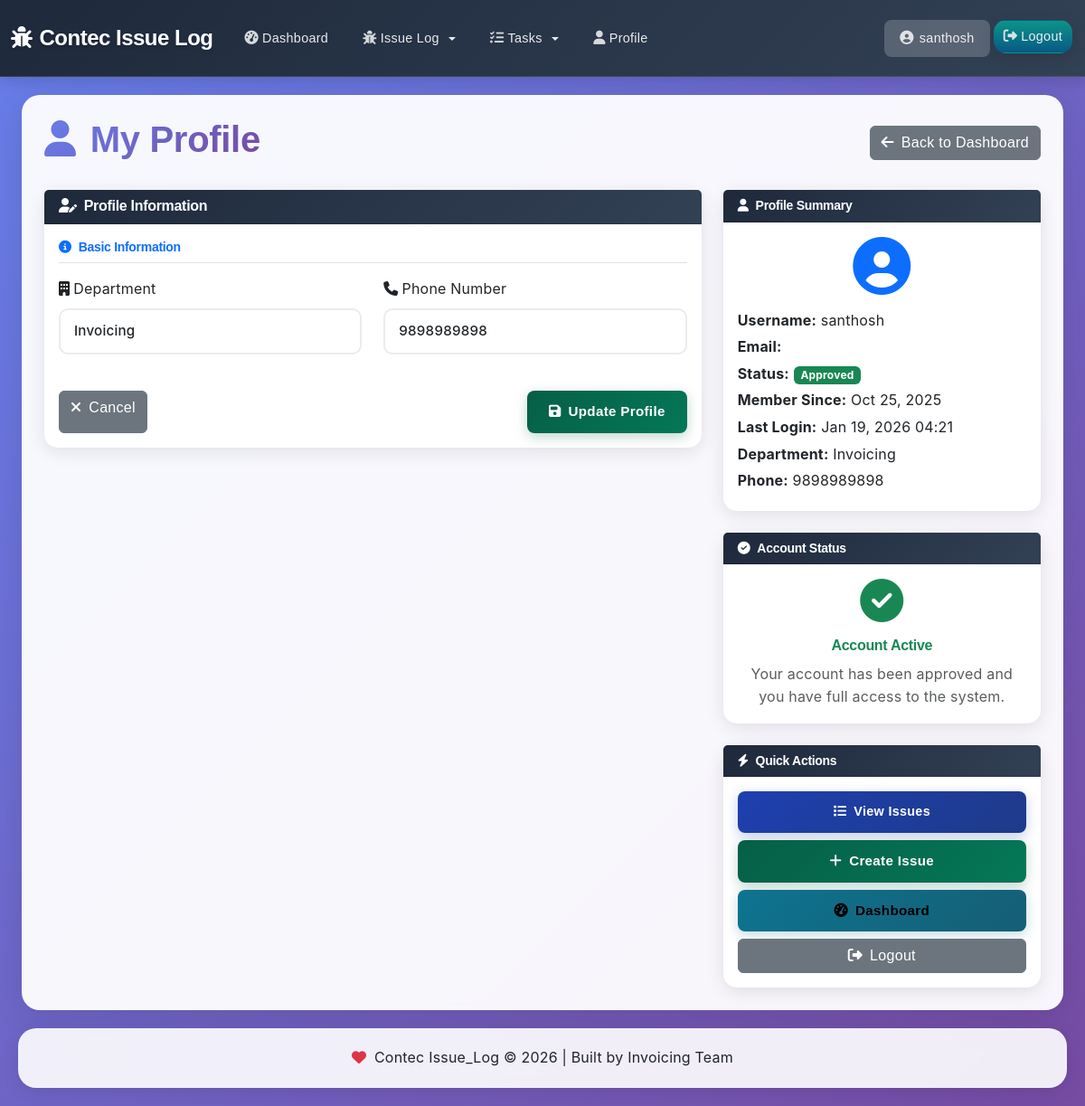
Screenshot of /profile/ (signed in) with the database file from the repository.
### base/models.py (models this page shows, shortened)
class UserProfile(models.Model):
    user = models.OneToOneField(User, on_delete=models.CASCADE, related_name='profile')
    status = models.CharField(
        max_length=20,
        choices=USER_STATUS_CHOICES,
        default='pending',
        verbose_name="Approval Status"
    )
    approved_by = models.ForeignKey(
        User,
        on_delete=models.SET_NULL,
        null=True,
        blank=True,
        related_name='approved_users',
        verbose_name="Approved By"
    )
    approved_at = models.DateTimeField(null=True, blank=True, verbose_name="Approved At")
    rejection_reason = models.TextField(null=True, blank=True, verbose_name="Rejection Reason")
    department = models.CharField(max_length=100, null=True, blank=True, verbose_name="Department")
    phone_number = models.CharField(max_length=20, null=True, blank=True, verbose_name="Phone Number")
    notes = models.TextField(null=True, blank=True, verbose_name="Admin Notes")
    show_tips = models.BooleanField(default=True, verbose_name="Show Tips on Issue Create")
    can_access_approvals = models.BooleanField(default=False, verbose_name="Can Access CR Approvals")
    can_access_issues = models.BooleanField(default=True, verbose_name="Can Access Issues")
    can_access_parts = models.BooleanField(default=False, verbose_name="Can Access Parts Price Book")
    can_access_cr = models.BooleanField(default=False, verbose_name="Can Access Change Requests")
    can_access_tasks = models.BooleanField(default=True, verbose_name="Can Access Tasks")
    can_access_reports = models.BooleanField(default=False, verbose_name="Can Access Reports")
    created_at = models.DateTimeField(auto_now_add=True)
    updated_at = models.DateTimeField(auto_now=True)
    class Meta:
        verbose_name = "User Profile"
        verbose_name_plural = "User Profiles"
        ordering = ['-created_at']
    @property
    def is_approved(self):
        return self.status == 'approved'

### base/views.py (the view)
# urls.py: path('profile/', user_profile, name='user-profile'),
@login_required
def user_profile(request):
    if not request.user.is_superuser:
        try:
            profile = request.user.profile
            if not profile.is_approved:
                return redirect('pending-approval')
        except UserProfile.DoesNotExist:
            return redirect('pending-approval')
    try:
        profile = request.user.profile
    except UserProfile.DoesNotExist:
        messages.error(request, 'User profile not found.')
        return redirect('dashboard')
    if request.method == 'POST':
        form = UserProfileForm(request.POST, instance=profile)
        if form.is_valid():
            form.save()
            messages.success(request, 'Your profile has been updated successfully!')
            return redirect('user-profile')
    else:
        form = UserProfileForm(instance=profile)
    context = {
        'form': form,
        'profile': profile,
    }
    return render(request, 'base/user_profile.html', context)

### base/forms.py
class UserProfileForm(forms.ModelForm):
    class Meta:
        model = UserProfile
        fields = ['department', 'phone_number']
        widgets = {
            'department': forms.TextInput(attrs={
                'class': 'form-control',
                'placeholder': 'Enter your department...'
            }),
            'phone_number': forms.TextInput(attrs={
                'class': 'form-control',
                'placeholder': 'Enter your phone number...'
            }),
        }

### base/templates/base/user_profile.html (shortened to what this page needs)
{% extends 'base/base.html' %}
{% block content %}
<div class="d-flex justify-content-between align-items-center mb-4">
    <h1 class="display-6 fw-bold" style="background: linear-gradient(135deg, #667eea 0%, #764ba2 100%); -webkit-background-clip: text; -webkit-text-fill-color: transparent;">
        <i class="fas fa-user me-3"></i>My Profile
    </h1>
    <a href="{% url 'dashboard' %}" class="btn btn-secondary">
        <i class="fas fa-arrow-left me-2"></i>Back to Dashboard
    </a>
</div>
<div class="row">
    <div class="col-lg-8">
        <div class="card">
            <div class="card-header" style="background: linear-gradient(135deg, #667eea 0%, #764ba2 100%); color: white;">
                <h5 class="mb-0">
                    <i class="fas fa-user-edit me-2"></i>Profile Information
                </h5>
            </div>
            <div class="card-body">
                <form method="post" id="profileForm">
                    <div class="row mb-4">
                        <div class="col-12">
                            <h6 class="text-primary border-bottom pb-2 mb-3">
                                <i class="fas fa-info-circle me-2"></i>Basic Information
                            </h6>
                        </div>
                        <div class="col-md-6 mb-3">
                            <label for="{{ form.department.id_for_label }}" class="form-label">
                                <i class="fas fa-building me-1"></i>Department
                            </label>
                            {{ form.department }}
                        </div>
                        <div class="col-md-6 mb-3">
                            <label for="{{ form.phone_number.id_for_label }}" class="form-label">
                                <i class="fas fa-phone me-1"></i>Phone Number
                            </label>
                            {{ form.phone_number }}
                        </div>
                    </div>
                    <div class="d-flex justify-content-between">
                        <a href="{% url 'dashboard' %}" class="btn btn-secondary">
                            <i class="fas fa-times me-2"></i>Cancel
                        </a>
                        <button type="submit" class="btn btn-success">
                            <i class="fas fa-save me-2"></i>Update Profile
                        </button>
                    </div>
                </form>
            </div>
        </div>
    </div>
    <div class="col-lg-4">
        <div class="card mb-4">
            <div class="card-header" style="background: linear-gradient(135deg, #4facfe 0%, #00f2fe 100%); color: white;">
                <h6 class="mb-0">
                    <i class="fas fa-user me-2"></i>Profile Summary
                </h6>
            </div>
            <div class="card-body">
                <div class="text-center mb-3">
                    <i class="fas fa-user-circle fa-4x text-primary"></i>
                </div>
                <p class="mb-1"><strong>Username:</strong> {{ user.username }}</p>
                <p class="mb-1"><strong>Email:</strong> {{ user.email }}</p>
                <p class="mb-1"><strong>Status:</strong>
                    {% if profile.status == 'approved' %}
                        <span class="badge bg-success">{{ profile.get_status_display }}</span>
                    {% elif profile.status == 'pending' %}
                        <span class="badge bg-warning">{{ profile.get_status_display }}</span>
                    {% elif profile.status == 'rejected' %}
                        <span class="badge bg-danger">{{ profile.get_status_display }}</span>
                    {% elif profile.status == 'suspended' %}
                        <span class="badge bg-secondary">{{ profile.get_status_display }}</span>
                    {% endif %}
                </p>
                <p class="mb-1"><strong>Member Since:</strong> {{ user.date_joined|date:"M d, Y" }}</p>
                <p class="mb-1"><strong>Last Login:</strong> {{ user.last_login|date:"M d, Y H:i"|default:"Never" }}</p>
                {% if profile.department %}
                    <p class="mb-1"><strong>Department:</strong> {{ profile.department }}</p>
                {% endif %}
                {% if profile.phone_number %}
                    <p class="mb-1"><strong>Phone:</strong> {{ profile.phone_number }}</p>
                {% endif %}
            </div>
        </div>
        {% if profile.status == 'approved' %}
        <div class="card mb-4">
            <div class="card-header" style="background: linear-gradient(135deg, #43e97b 0%, #38f9d7 100%); color: white;">
                <h6 class="mb-0">
                    <i class="fas fa-check-circle me-2"></i>Account Status
                </h6>
            </div>
            <div class="card-body">
                <div class="text-center">
                    <i class="fas fa-check-circle fa-3x text-success mb-3"></i>
                    <h5 class="text-success">Account Active</h5>
                    <p class="text-muted mb-0">Your account has been approved and you have full access to the system.</p>
                </div>
            </div>
        </div>
        {% endif %}
        <div class="card">
            <div class="card-header" style="background: linear-gradient(135deg, #667eea 0%, #764ba2 100%); color: white;">
                <h6 class="mb-0">
                    <i class="fas fa-bolt me-2"></i>Quick Actions
                </h6>
            </div>
            <div class="card-body">
                <div class="d-grid gap-2">
                    {% if profile.status == 'approved' %}
                        <a href="{% url 'issues' %}" class="btn btn-primary">
                            <i class="fas fa-list me-2"></i>View Issues
                        </a>
                        <a href="{% url 'issue-create' %}" class="btn btn-success">
                            <i class="fas fa-plus me-2"></i>Create Issue
                        </a>
                        <a href="{% url 'dashboard' %}" class="btn btn-info">
                            <i class="fas fa-tachometer-alt me-2"></i>Dashboard
                        </a>
                    {% endif %}
                    <a href="{% url 'logout' %}" class="btn btn-secondary">
                        <i class="fas fa-sign-out-alt me-2"></i>Logout
                    </a>
                </div>
            </div>
        </div>
    </div>
</div>
{% endblock %}

### base/templates/base/base.html (shortened to what this page needs)
<!DOCTYPE html>
<html lang="en">
<head>
    <link href="https://cdn.jsdelivr.net/npm/bootstrap@5.3.0/dist/css/bootstrap.min.css" rel="stylesheet">
    <link rel="stylesheet" href="https://cdnjs.cloudflare.com/ajax/libs/font-awesome/6.4.0/css/all.min.css">
</head>
<body>
    {% if user.is_authenticated %}
    <nav class="navbar navbar-expand-lg navbar-light">
        <div class="container-fluid">
            <a class="navbar-brand" href="{% url 'dashboard' %}">
                <i class="fas fa-bug me-2"></i>Contec Issue Log
            </a>
            <div class="collapse navbar-collapse" id="navbarNav">
                <ul class="navbar-nav me-auto">
                    <li class="nav-item">
                        <a class="nav-link" href="{% url 'dashboard' %}">
                            <i class="fas fa-tachometer-alt me-1"></i>Dashboard
                        </a>
                    </li>
                    {% if user.is_superuser or user.profile.is_approved and user.profile.can_access_issues|default:True %}
                    <li class="nav-item dropdown">
                        <a class="nav-link dropdown-toggle" href="#" id="issuesDropdown" role="button" data-bs-toggle="dropdown" aria-expanded="false">
                            <i class="fas fa-bug me-1"></i>Issue Log
                        </a>
                    </li>
                    {% endif %}
                    {% if user.is_superuser or user.profile.is_approved and user.profile.can_access_tasks|default:True %}
                    <li class="nav-item dropdown">
                        <a class="nav-link dropdown-toggle" href="#" id="tasksDropdown" role="button" data-bs-toggle="dropdown" aria-expanded="false">
                            <i class="fas fa-tasks me-1"></i>Tasks
                        </a>
                    </li>
                    {% endif %}
                    <li class="nav-item">
                        <a class="nav-link" href="{% url 'user-profile' %}">
                            <i class="fas fa-user me-1"></i>Profile
                        </a>
                    </li>
                </ul>
                <ul class="navbar-nav">
                    {% if user.is_authenticated %}
                        <li class="nav-item">
                            <span class="nav-link user-display">
                                <i class="fas fa-user-circle"></i>{{ user.get_full_name|default:user.username }}
                            </span>
                        </li>
                        <li class="nav-item">
                            <a class="nav-link logout-btn" href="{% url 'logout' %}">
                                <i class="fas fa-sign-out-alt me-1"></i>Logout
                            </a>
                        </li>
                    {% endif %}
                </ul>
            </div>
        </div>
    </nav>
    {% endif %}
    <div id="toastContainer" class="toast-container position-fixed top-0 end-0 p-3" style="z-index:2000; margin-top:80px;"></div>
    <div class="main-container">
        {% block content %}{% endblock %}
    </div>
    <div class="footer">
        <p class="mb-0">
            <i class="fas fa-heart text-danger me-1"></i>
            Contec Issue_Log &copy; {% now "Y" %} | Built by Invoicing Team
        </p>
    </div>
</body>
</html>

### rows the page displays
UserProfile: department "Invoicing", phone_number "9898989898", status "Approved"

### other values shown
{{ user.get_full_name|default:user.username }} "santhosh"
{{ user.username }} "santhosh"
{{ user.date_joined|date:"M d, Y" }} "Oct 25, 2025"
{{ user.last_login|date:"M d, Y H:i"|default:"Never" }} "Jan 19, 2026 04:21"
